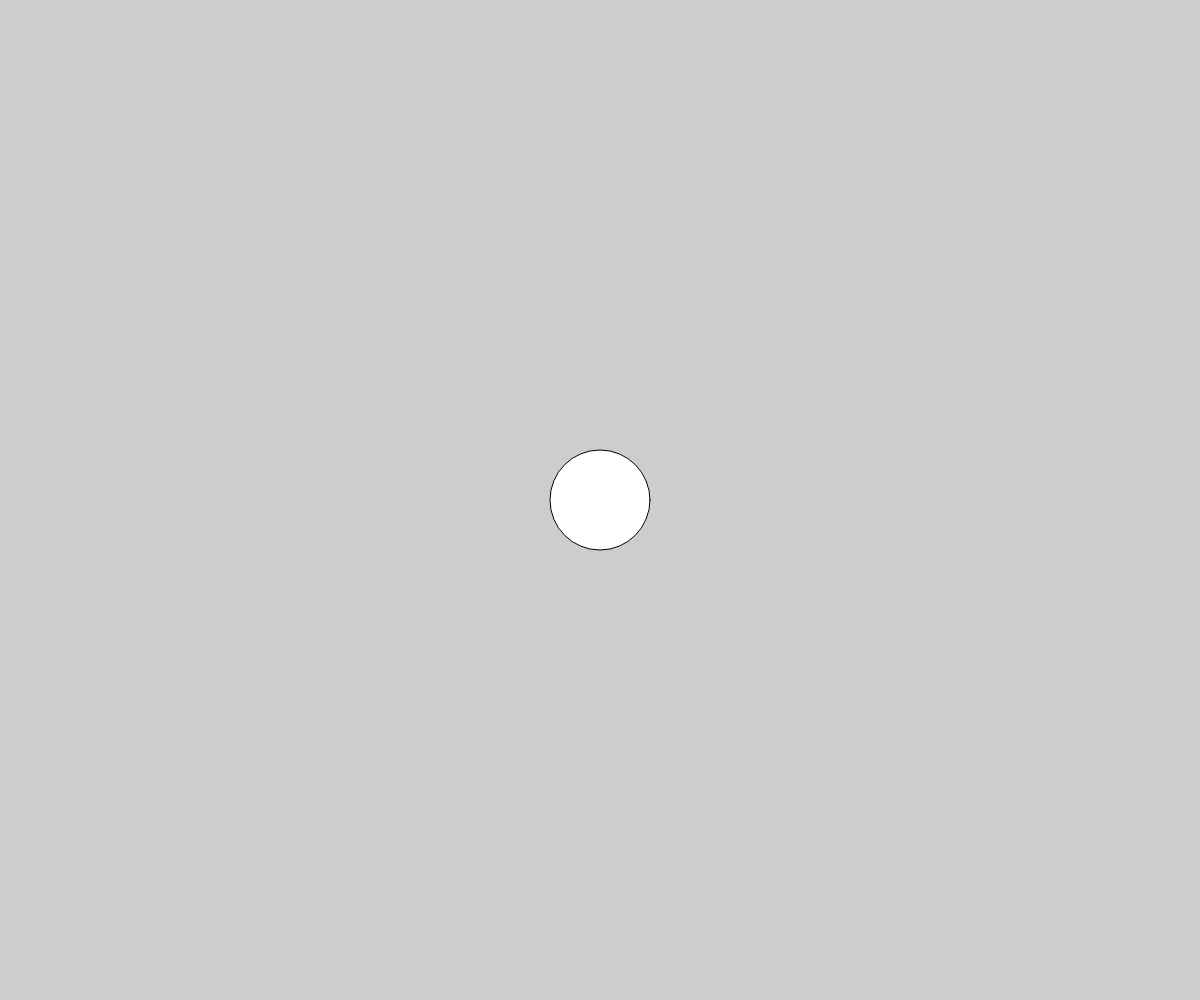
Frame 1 (no input)
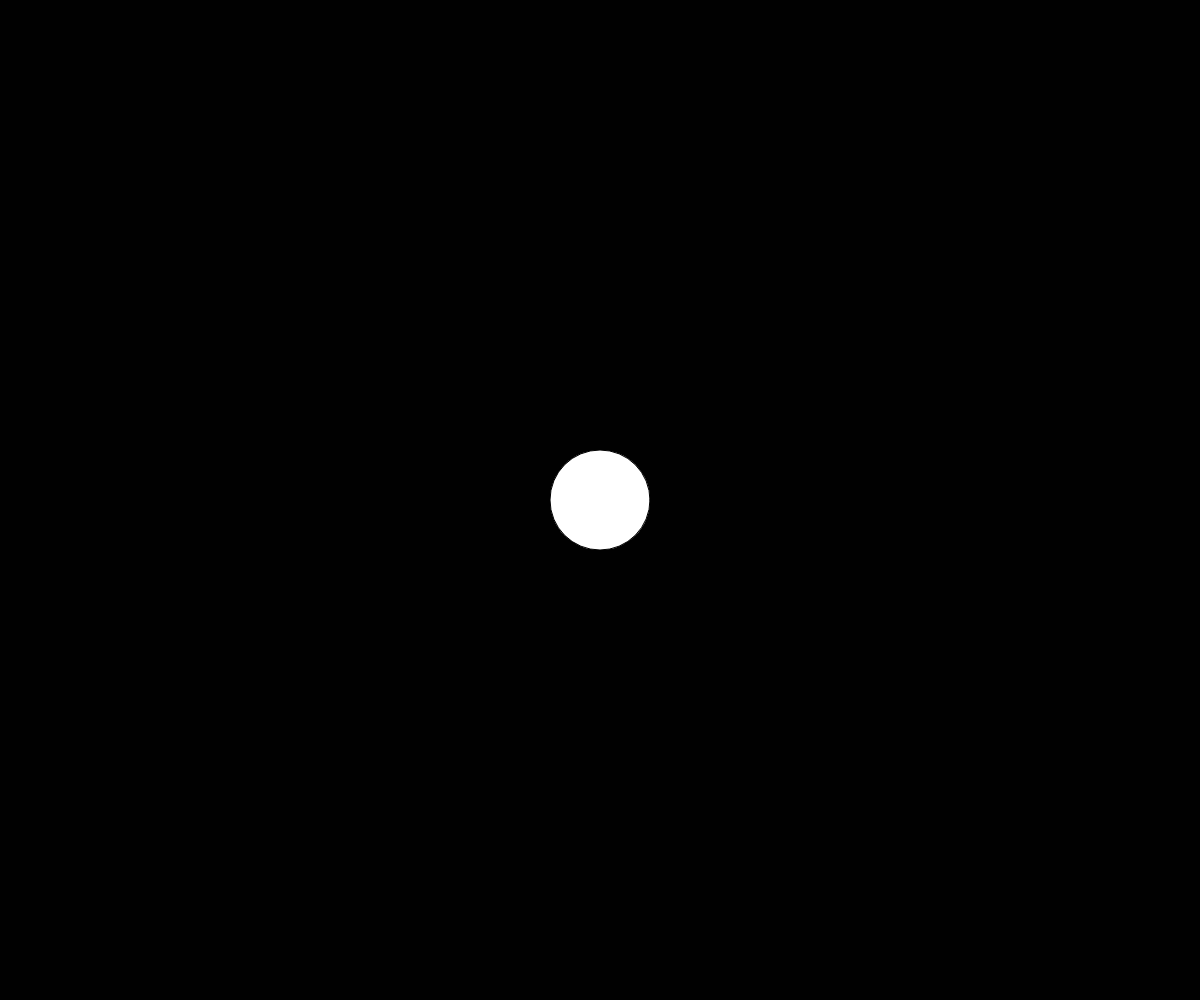
Frame 60 (no input)
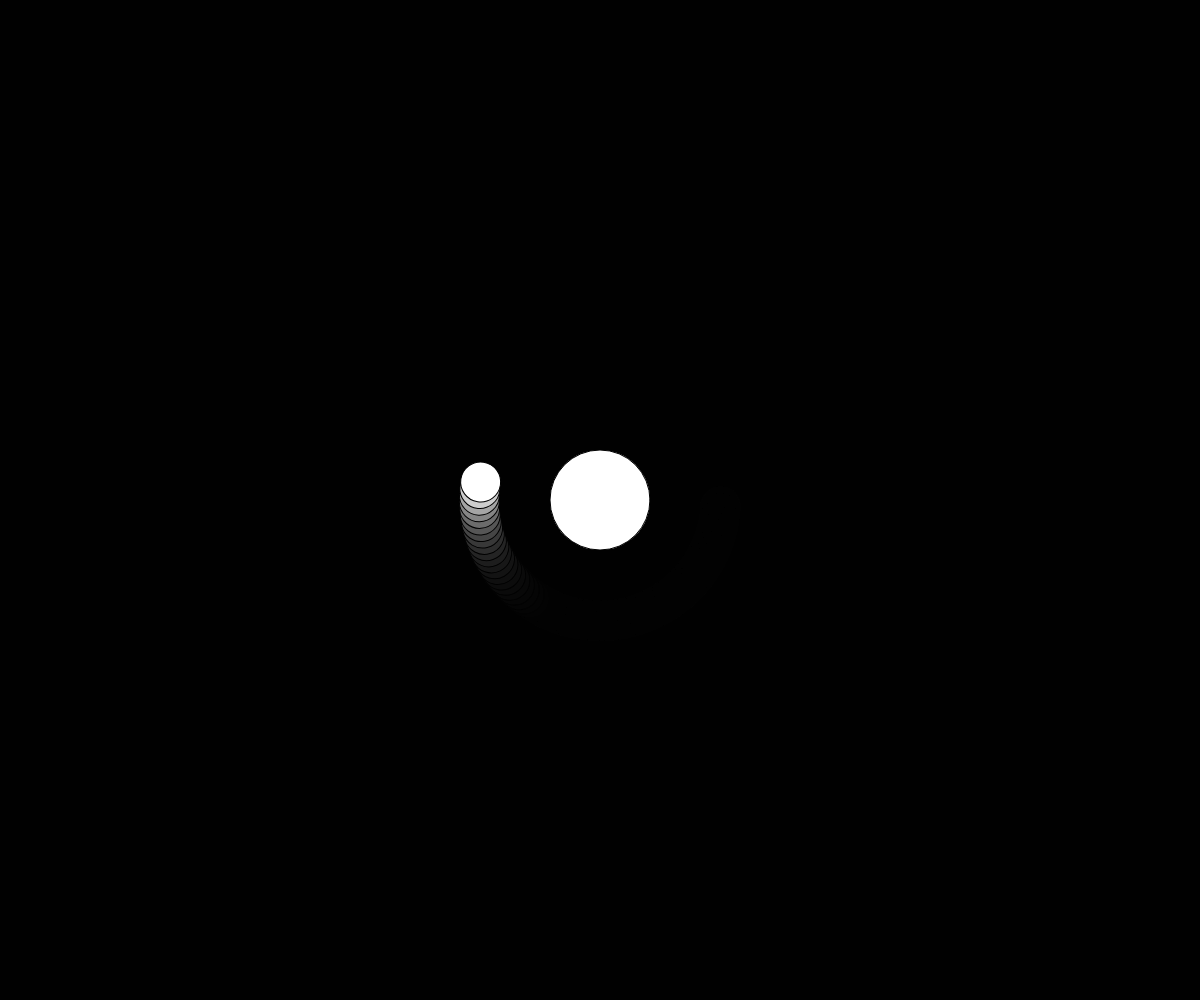
Frame 120 (the mouse pressed at the canvas centre since frame 60)

The p5.js sketch that drew these frames (run headless with seeded random() and noise() and a simulated clock; from frame 60 on, the mouse is pressed at the canvas centre):

// p5.js sketch
// ── sketch.js
// Plants and Moon
// Montier Liu
// Mar 26

//Globals
let myPlanet;


function setup() {
  createCanvas(windowWidth, windowHeight);
  angleMode(DEGREES);
  myPlanet = new Planet(width/2, height/2);
}

function draw() {
  background(0, 50);
  myPlanet.display();
}

function mousePressed(){
  //regular click -> add moon
  //SHIFT click -> destroy and reset moon
  if(keyPressed && keyCode === SHIFT){
    myPlanet = new Planet(width/2, height/2);
  }
  else myPlanet.createMoon();
}

function keyPressed(){
  if(keyCode !== SHIFT){
    myPlanet.x = mouseX;
    myPlanet.y = mouseY;
  }
}
class Planet{
  //constructor
  constructor(x,y){
    this.x = x; this.y = y; this.s = 100;
    this.moons = [];
  }

  //class methods
  createMoon(){
    this.moons.push(new Moon());
  }

  display(){
    //draw the planet + all of its moons
    fill("white");
    circle(this.x, this.y, this.s);

    //for the moons
    for(let m of this.moons){
      m.update(this.x, this.y);
    }
  }
}

class Moon{
  constructor(){
    this.speed = random(1,4);  //angular speed
    this.angle = 0;
    this.orbitRadius = random(100, 200);
    this.s = random(10,50);
  }

  //class methods
  move(){
    this.angle += this.speed;
  }

  display(x, y){
    push();
    translate(x,y);
    rotate(this.angle);
    circle(this.orbitRadius, 0, this.s);
    pop();
  }

  update(x,y){
    // helper method to handle all internal
    // method calls.
    this.move();
    this.display(x,y);

  }
}
